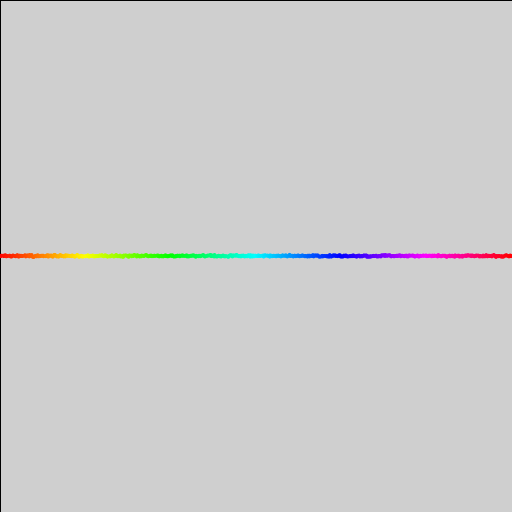
Frame 1 (no input)
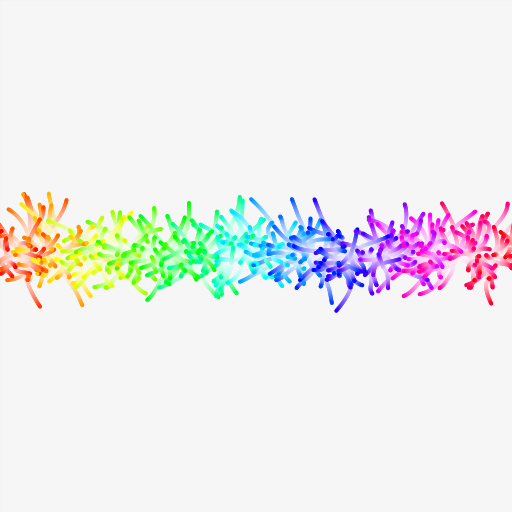
Frame 60 (the mouse pressed at the canvas centre just before this capture)
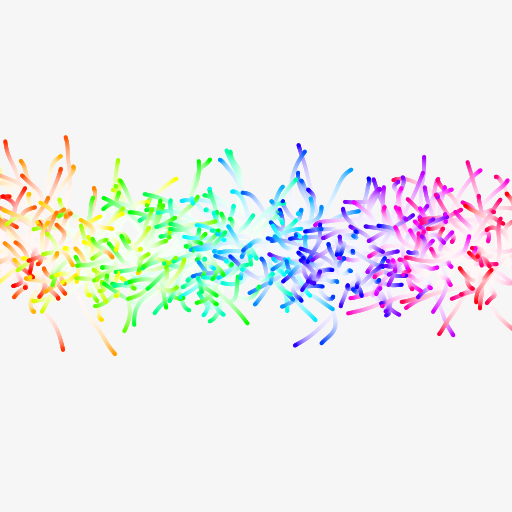
Frame 120 (the mouse held since frame 60 and released just before this capture)

The Processing sketch that drew these frames (run headless with seeded random() and noise(); from frame 60 on, the mouse is pressed at the canvas centre):

// Processing sketch: processing_133702
// ── processing_133702.pde

int anz = 500;
Hair[] myHairArray;

void setup() {
  size(512,512);
  myHairArray = new Hair[anz];
  colorMode(HSB, 100);
  for (int i=0; i<anz; i++) {
    float newX = map(i,0,anz,0,width);
    color newColor = color(map(i,0,anz,0,100),100,100);
    myHairArray[i] = new Hair(newX, height/2, newColor);
  }
}

void draw() {
  colorMode(RGB, 255);
  fill(255,13);
  rect(0,0,width,height);
  //background(255);

  for (int i=0; i<anz; i++) {
      myHairArray[i].update();
      myHairArray[i].display();
  }  
}


class Hair {
  
  float x;
  float y;
  color fillColor;
  float easing = 0.05;

  float counter;
  float random1;
  float random2;
  
  // CONSTRUCTOR
  Hair(float in_x, float in_y, color in_color) {
    x = in_x;
    y = in_y;
    fillColor = in_color;
    random1 = random(0,1000);
    random2 = random(0,1000);
  }

  void update() {
    counter++;
    float moveX = 3*(noise(counter*.01+random1)-0.5);
    float moveY = 3*(noise(counter*.01+random2)-0.5);
    x+= moveX;
    y+= moveY;
  }
  
  void display() {
    noStroke();
    fill(fillColor);
    ellipse(x,y,4,4);
  }
}
